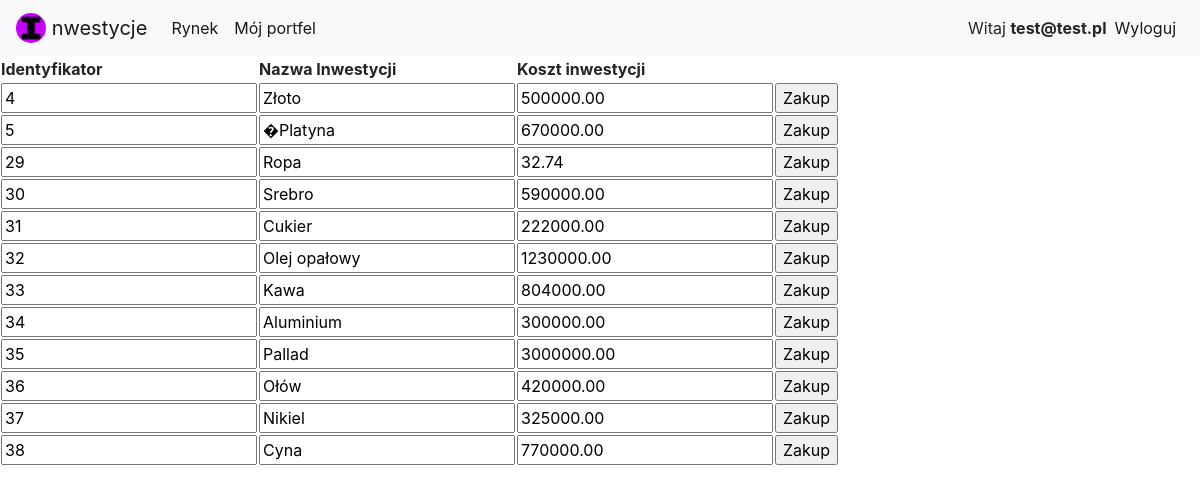
Page /Surowce/surowce.php (signed in) on the committed database.
### tables this page shows
CREATE TABLE `inwestycje` (
  `idInwestycje` int(11) NOT NULL,
  `nazwa` varchar(45) NOT NULL,
  `id_typ` int(11) NOT NULL,
  `koszt_inwestycji` decimal(10,2) NOT NULL,
  `Wykupione` tinyint(1) DEFAULT NULL
);

### Surowce/surowce.php (the view, shortened to what this page needs)
<!DOCTYPE html>
<html>
<head>
  <link rel="stylesheet" href="https://stackpath.bootstrapcdn.com/bootstrap/4.4.1/css/bootstrap.min.css">
</head>
<body>
  <nav class="navbar navbar-expand-lg navbar-light bg-light">
    <a class="navbar-brand" href="../index.php">
        <img src="../favicon.ico" width="30" height="30" class="d-inline-block align-top rounded-circle" alt="">
        nwestycje
      </a>
  <div class="collapse navbar-collapse" id="navbarNav">
    <ul class="navbar-nav">
      <li class="nav-item">
        <a class="nav-link active" href="../rynek.php">Rynek</a>
      </li>
      <li class="nav-item">
        <a class="nav-link active" href="../mojportfel.php">Mój portfel</a>
      </li>
			</ul>
			<ul class="navbar-nav ml-auto">
      <li class="nav-item active mt-2">
        <?php  if (isset($_SESSION['email'])) : ?>
			Witaj <strong><?php echo $_SESSION['email']; ?></strong>
          </li>
        <li class="nav-item active">
			<a class="nav-link" href="../index.php?logout='1'">Wyloguj</a>
        </li>
          <?php endif ?>
    </ul>
  </div>
</nav>
<section>
<?php
		$Connection = new mysqli('localhost', 'root', '', 'mydb');
		$Connection->set_charset("utf8");
        $Query = "SELECT * FROM inwestycje WHERE id_typ=3 AND Wykupione=0";
		$Result = $Connection->query($Query);
		echo "<table>";
		echo "<tr><th>Identyfikator</th><th>Nazwa Inwestycji</th>
        <th>Koszt inwestycji</th>
        </tr>";
		if ($Result->num_rows > 0)
		{
			while ($Row = $Result->fetch_array())
			{
				echo "<tr><form method='post' action='Zakup.php'>
				<td><input type='text' value='$Row[0]' name='Identyfikator'/></td>
				<td><input type='text' value='$Row[1]' name='Nazwa Inwestycji'/></td>
                <td><input type='text' value='$Row[3]' name='Koszt Inwestycji'/></td>
				<td><input type='submit' value='Zakup'/></td>
				</form></tr>";
			}
		}
		echo "</table>";
?>
    </section>
</body>
</html>

### rows in the picture
inwestycje: Identyfikator "4", nazwa "Złoto", koszt_inwestycji "500000.00"
inwestycje: Identyfikator "5", nazwa "�Platyna", koszt_inwestycji "670000.00"
inwestycje: Identyfikator "29", nazwa "Ropa", koszt_inwestycji "32.74"
inwestycje: Identyfikator "30", nazwa "Srebro", koszt_inwestycji "590000.00"
inwestycje: Identyfikator "31", nazwa "Cukier", koszt_inwestycji "222000.00"
inwestycje: Identyfikator "32", nazwa "Olej opałowy", koszt_inwestycji "1230000.00"
inwestycje: Identyfikator "33", nazwa "Kawa", koszt_inwestycji "804000.00"
inwestycje: Identyfikator "34", nazwa "Aluminium", koszt_inwestycji "300000.00"
inwestycje: Identyfikator "35", nazwa "Pallad", koszt_inwestycji "3000000.00"
inwestycje: Identyfikator "36", nazwa "Ołów", koszt_inwestycji "420000.00"
inwestycje: Identyfikator "37", nazwa "Nikiel", koszt_inwestycji "325000.00"
inwestycje: Identyfikator "38", nazwa "Cyna", koszt_inwestycji "770000.00"

### other values in the picture
$_SESSION['email'] "test@test.pl"
